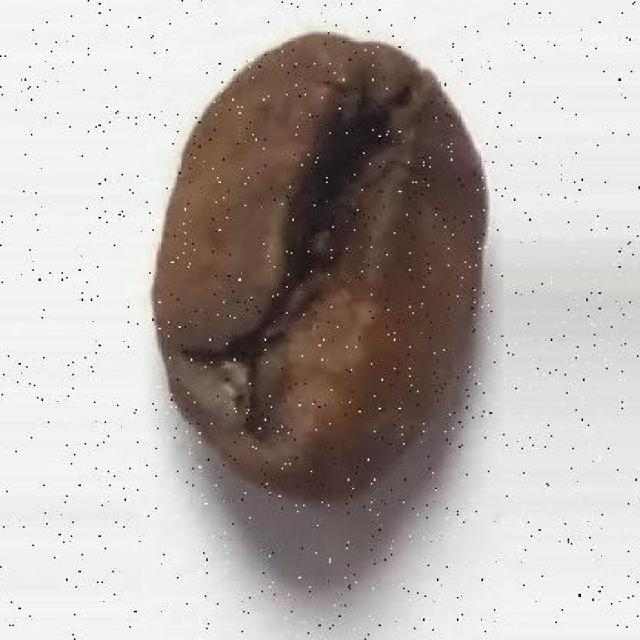
#> input picture testing/01b9d47e-ecba-48fd-a83f-ece6e05995fc_jpg.rf.e85fbb17ccb09713a7fa5312a6ca90b5.jpg, 640 x 640 px, given in place of vid2.mp4, which was not available
$ python debug_detection.py
#> lines starting #> are read from the running program, lines starting #| are printed output that depends on the picture; after the words box and inside, x2 and y2 are one past the last pixel; in counts of white or black regions, pixels touching at a corner belong together; pictures that were not available may be replaced by others from this repository, and a replacement may not be noted
import cv2
import numpy as np

# Configuration
VIDEO_PATH = 'vid2.mp4'  # Change to your video
MIN_AREA = 1000
MAX_AREA = 50000
MIN_CIRCULARITY = 0.4

# Try different thresholds
THRESHOLD_VALUE = 180  # Adjust this if needed

cap = cv2.VideoCapture(VIDEO_PATH)

if not cap.isOpened():
    print(f"Error: Could not open {VIDEO_PATH}")
    exit()

print(f"Video Resolution: {int(cap.get(3))}x{int(cap.get(4))}")
print("Controls:")
print("  'q' - Quit")
print("  '+' - Increase threshold (lighter backgrounds)")
print("  '-' - Decrease threshold (darker backgrounds)")
print(f"\nStarting threshold: {THRESHOLD_VALUE}")

while True:
    success, img = cap.read()
#> img is the input picture: shape (640, 640, 3); mean B, G, R 172, 175.5, 182.5
    if not success:
        cap.set(cv2.CAP_PROP_POS_FRAMES, 0)  # Loop video
        continue

    # Process
    gray = cv2.cvtColor(img, cv2.COLOR_BGR2GRAY)
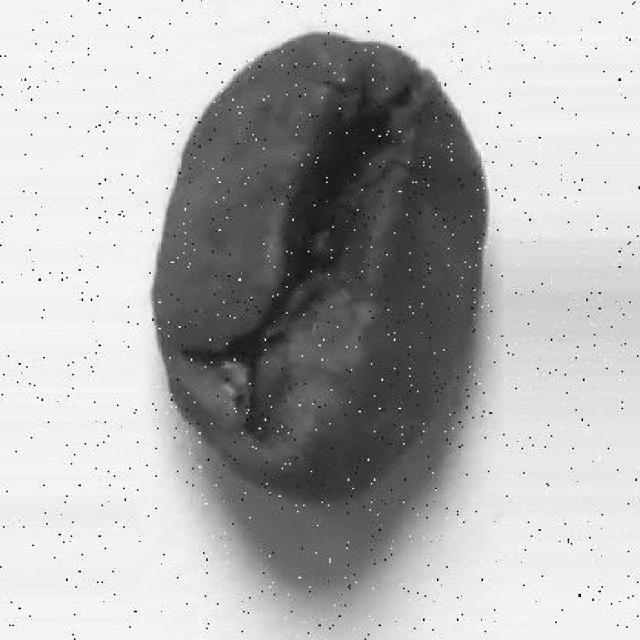
#> gray: shape (640, 640); min 0, max 255, mean 177.2
    blur = cv2.GaussianBlur(gray, (9, 9), 0)

    # Threshold
    _, thresh = cv2.threshold(blur, THRESHOLD_VALUE, 255, cv2.THRESH_BINARY_INV)
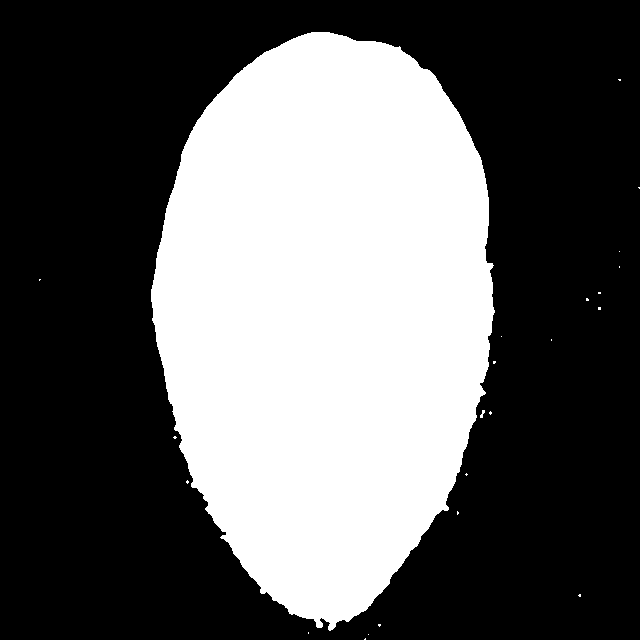
#> thresh: shape (640, 640); 37.5% white; 23 white regions (21 under 20 px), largest, box (x1, y1, x2, y2) and area: (151, 32, 495, 631) 153469, (480, 410, 485, 418) 22

    # Morphology
    kernel = np.ones((7,7), np.uint8)
    thresh = cv2.morphologyEx(thresh, cv2.MORPH_CLOSE, kernel, iterations=3)
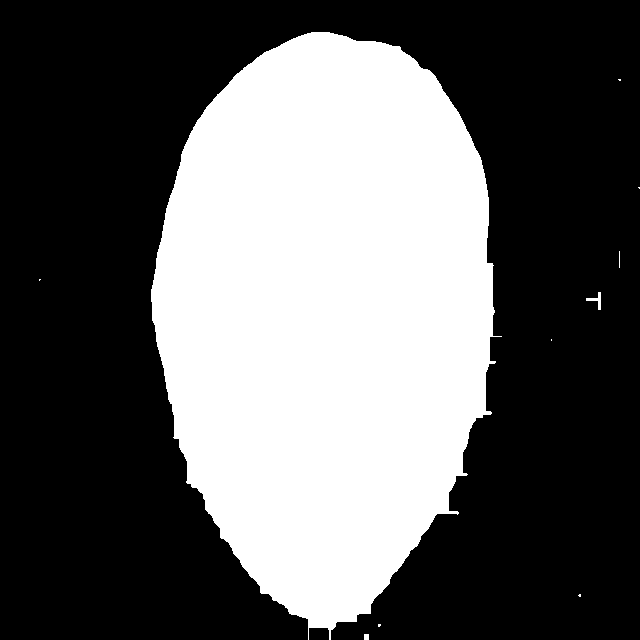
#> thresh: shape (640, 640); 37.7% white; 10 white regions (7 under 20 px), largest, box (x1, y1, x2, y2) and area: (151, 32, 502, 640) 154442, (586, 292, 601, 310) 90, (364, 634, 369, 640) 30
    thresh = cv2.dilate(thresh, kernel, iterations=1)
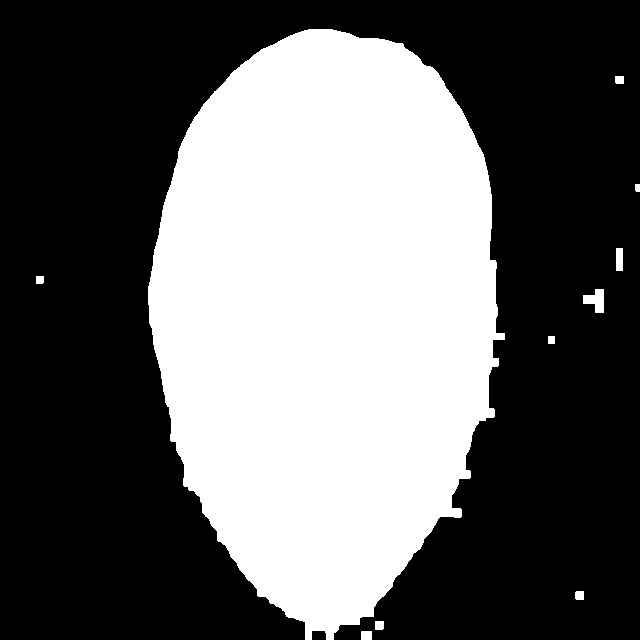
#> thresh: shape (640, 640); 39.4% white; 10 white regions

    # Find contours
    contours, _ = cv2.findContours(thresh, cv2.RETR_EXTERNAL, cv2.CHAIN_APPROX_SIMPLE)
#> contours = 10 contours; largest, box (x1, y1, x2, y2) and area: (148, 29, 505, 640) 159687, (583, 289, 604, 313) 281, (616, 248, 623, 271) 132, (361, 631, 372, 640) 80, (375, 621, 384, 630) 64

    # Filter and draw
    bean_count = 0
    for cnt in contours:
        area = cv2.contourArea(cnt)

        if MIN_AREA < area < MAX_AREA:
            perimeter = cv2.arcLength(cnt, True)
            if perimeter == 0: continue
            circularity = 4 * np.pi * (area / (perimeter * perimeter))

            if circularity > MIN_CIRCULARITY:
                x, y, w, h = cv2.boundingRect(cnt)
                bean_count += 1
                cv2.rectangle(img, (x, y), (x+w, y+h), (0, 255, 0), 2)
                cv2.putText(img, f'Bean {bean_count}', (x, y-5),
                           cv2.FONT_HERSHEY_SIMPLEX, 0.5, (0, 255, 0), 2)
#> this loop made 10 passes
#> area on passes 2, 3, 5, 6, 8, 9, 10: 63.5, 63, 281, 48.5, 27.5, 55.5, 159687
#> (cnt, area) on passes 1, 4, 7: ([[361, 631], [361, 639], [371, 639], [371, 631]], 80), ([[548, 336], [548, 343], [554, 343], [554, 336]], 42), ([[616, 248], [616, 270], [622, 270], [622, 248]], 132)
#> after the loop, bean_count = 0

    # Info overlay
    cv2.putText(img, f'Threshold: {THRESHOLD_VALUE}', (10, 30),
               cv2.FONT_HERSHEY_SIMPLEX, 1, (0, 255, 255), 2)
    cv2.putText(img, f'Beans: {bean_count}', (10, 70),
               cv2.FONT_HERSHEY_SIMPLEX, 1, (0, 255, 0), 2)
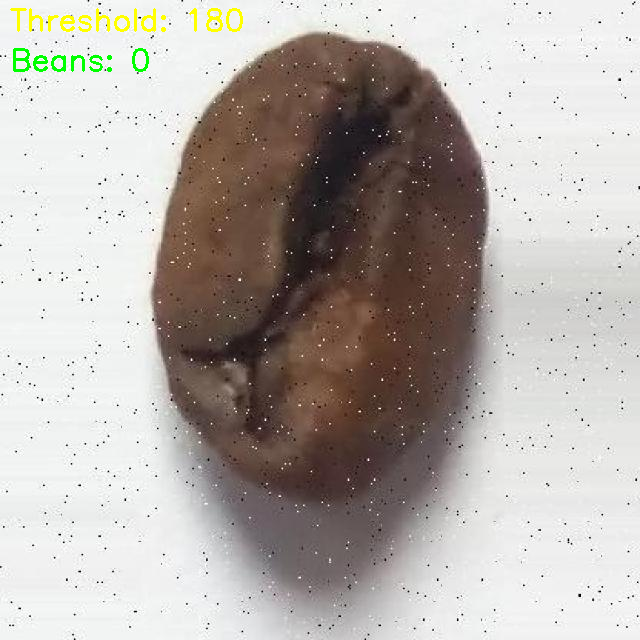
#> img: shape (640, 640, 3); mean B, G, R 170.5, 175.6, 182

    # Show
    cv2.imshow("Original + Detection", img)
    cv2.imshow("Threshold Mask", thresh)

    key = cv2.waitKey(30) & 0xFF
#> (key q is pressed here)
    if key == ord('q'):
        break
    elif key == ord('+') or key == ord('='):
        THRESHOLD_VALUE = min(255, THRESHOLD_VALUE + 5)
        print(f"Threshold: {THRESHOLD_VALUE}")
    elif key == ord('-') or key == ord('_'):
        THRESHOLD_VALUE = max(0, THRESHOLD_VALUE - 5)
        print(f"Threshold: {THRESHOLD_VALUE}")

cap.release()
cv2.destroyAllWindows()
print("\nFinal threshold value:", THRESHOLD_VALUE)

$ run again, on testing/15f5d196-2633-4a7b-9102-b33c659c6024_180_jpg.rf.21515d7ecb34b5bdc73d99774eaf1d5a.jpg
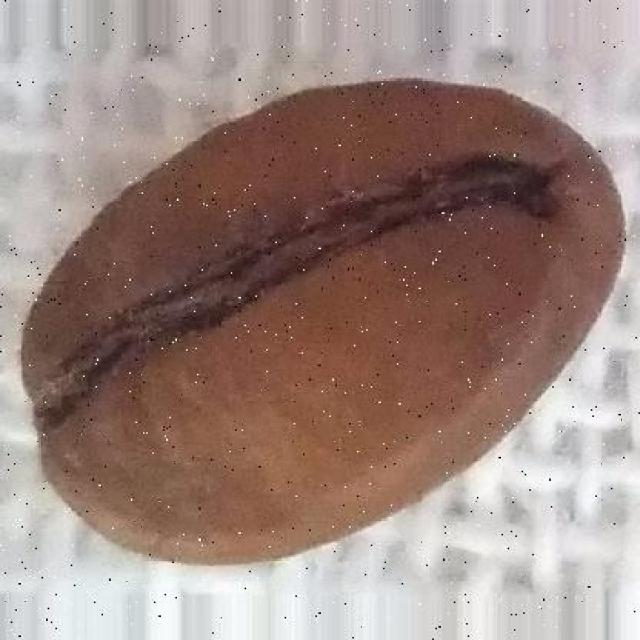
#> input picture testing/15f5d196-2633-4a7b-9102-b33c659c6024_180_jpg.rf.21515d7ecb34b5bdc73d99774eaf1d5a.jpg, 640 x 640 px, given in place of vid2.mp4, which was not available
#> img is the input picture: shape (640, 640, 3); mean B, G, R 129, 136.1, 157.9
#> `thresh = cv2.dilate(thresh, kernel, iterations=1)`:
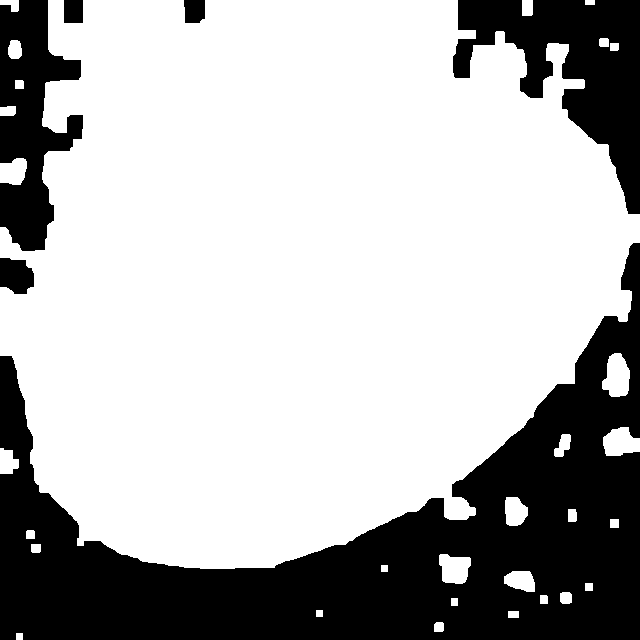
#> thresh: shape (640, 640); 70.3% white; 6 black regions
#> contours = 30 contours; largest, box (x1, y1, x2, y2) and area: (0, 0, 640, 569) 279948, (602, 353, 630, 397) 848, (603, 427, 640, 456) 753, (439, 554, 471, 584) 702, (0, 158, 27, 185) 543
#> the loop `for cnt in contours:` made 30 passes
#> area on passes 2, 6, 7, 9, 11, 12, 13, 15: 78, 55.5, 114, 464, 701.5, 71, 63, 93
#> after the loop `for cnt in contours:`: bean_count = 0
#> `cv2.putText(img, f'Beans: {bean_count}', (10, 70), cv2.FONT_HERSHEY_SI..`:
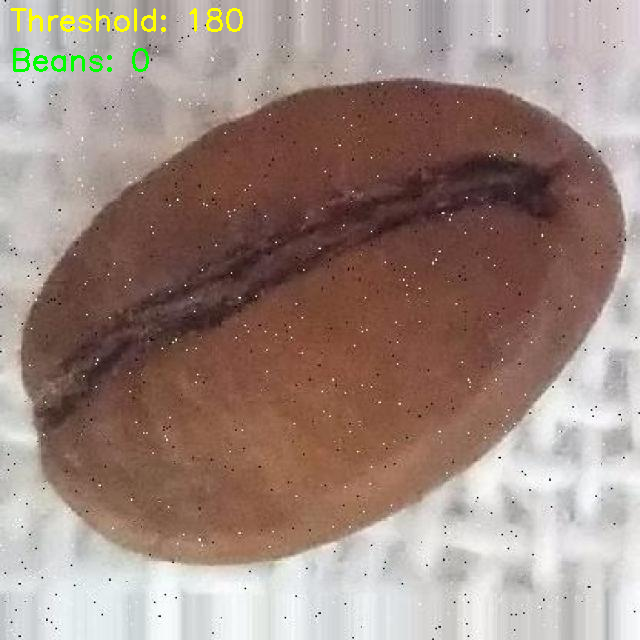
#> img: shape (640, 640, 3); mean B, G, R 127.8, 136.5, 157.7

$ run again, on testing/1ab90226-8889-4bcd-ad0c-ea01fedaaffd_jpg.rf.1df0096cf643e8e2a3eee955e6e49d9c.jpg
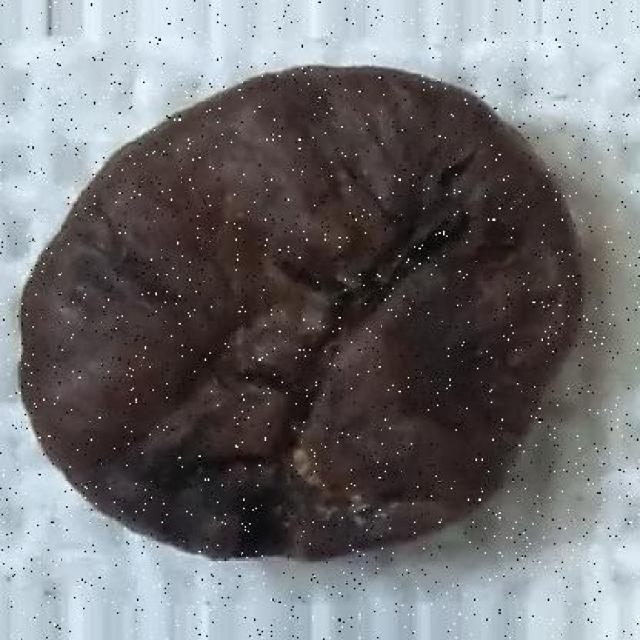
#> input picture testing/1ab90226-8889-4bcd-ad0c-ea01fedaaffd_jpg.rf.1df0096cf643e8e2a3eee955e6e49d9c.jpg, 640 x 640 px, given in place of vid2.mp4, which was not available
#> img is the input picture: shape (640, 640, 3); mean B, G, R 115.3, 112.8, 113.2
#> `thresh = cv2.dilate(thresh, kernel, iterations=1)`:
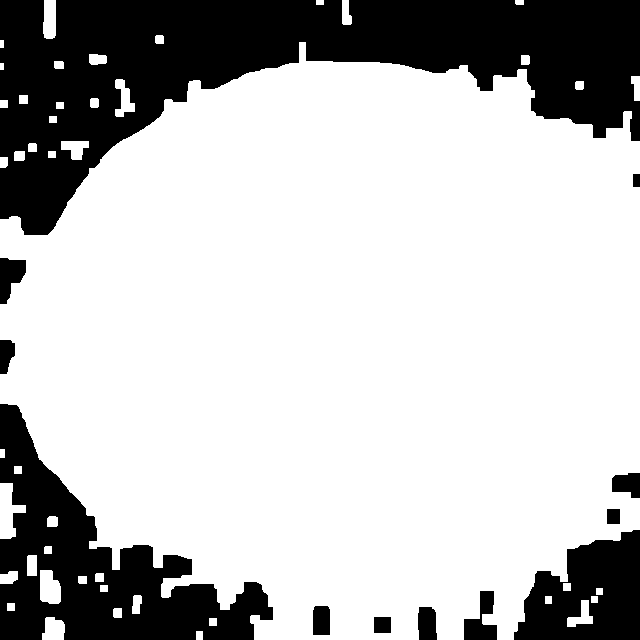
#> thresh: shape (640, 640); 74.1% white; 12 black regions
#> contours = 46 contours, 1 with area under 20; largest, box (x1, y1, x2, y2) and area: (0, 42, 640, 640) 296452, (0, 483, 26, 539) 761, (40, 570, 61, 604) 552, (43, 0, 56, 39) 424, (42, 617, 65, 640) 394
#> the loop `for cnt in contours:` made 46 passes
#> area on passes 3, 4, 6, 9, 13, 14, 15, 16: 394.5, 71, 298, 131, 55.5, 63.5, 165.5, 551.5
#> after the loop `for cnt in contours:`: bean_count = 0
#> `cv2.putText(img, f'Beans: {bean_count}', (10, 70), cv2.FONT_HERSHEY_SI..`:
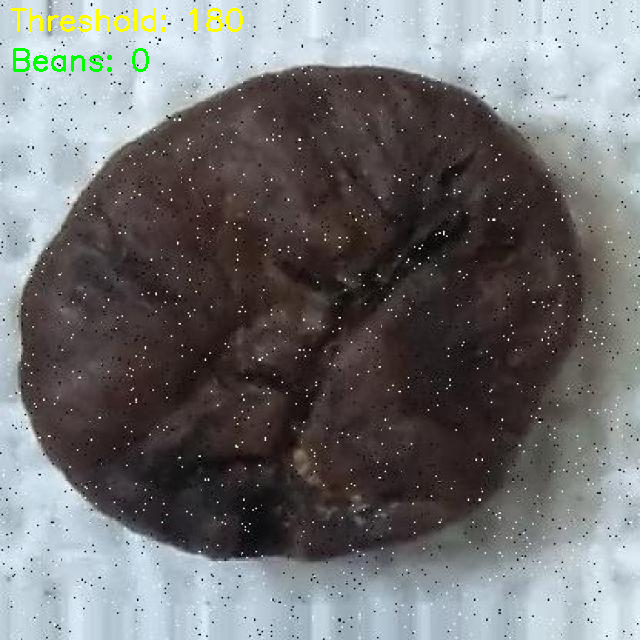
#> img: shape (640, 640, 3); mean B, G, R 113.9, 113, 112.9
